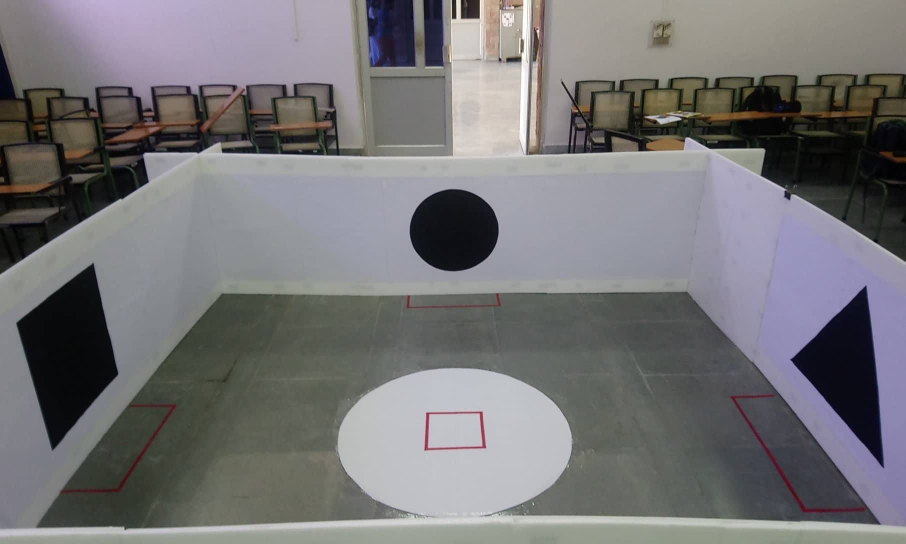
#> input picture arena_img.jpeg, 1811 x 1088 px, given in place of the camera (shown at 1/2 size)
$ python phototron.py   (older library calls are emulated)
#> lines starting #> are read from the running program, lines starting #| are printed output that depends on the picture; after the words box and inside, x2 and y2 are one past the last pixel; in counts of white or black regions, pixels touching at a corner belong together
import numpy as np
import cv2
import serial
import time

arduino = serial.Serial("COM4",9600)


def check(cnt):
	perimeter = cv2.arcLength(cnt, True)
	area = cv2.contourArea(cnt)
	circularity = 4*math.pi*(area/perimeter*perimeter)
	if 0.8 < circularity < 1.2:
		return 1
	else:
		return 0


def read():
	global arg
	frames = []
	cap = cv2.VideoCapture(1)
	i=1
	while True:
		_,frame = cap.read()
#> frame is the input picture: shape (1088, 1811, 3); mean B, G, R 117.9, 116, 117
		cv2.imshow('frame',frame)
		k = cv2.waitKey(5) & 0xFF
#> (key Esc is pressed here)
		if(k == 27):
			break

	img = frame
	cap.release()

	x,y,z = img.shape
#> x = 1088; y = 1811; z = 3
	gray = cv2.cvtColor(img,cv2.COLOR_BGR2GRAY)
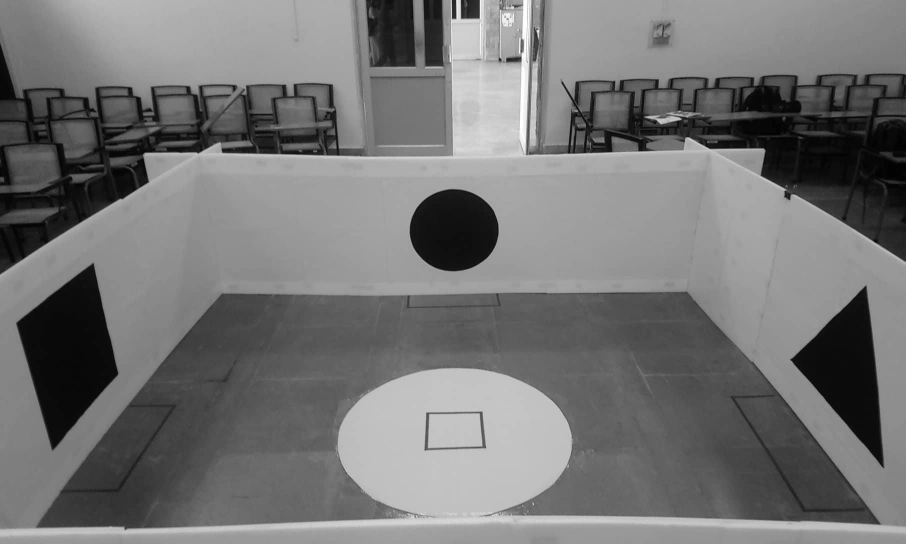
#> gray: shape (1088, 1811) (shown at 1/2 size); min 0, max 255, mean 116.5
	ret,thresh = cv2.threshold(gray,150,255,cv2.THRESH_BINARY_INV)
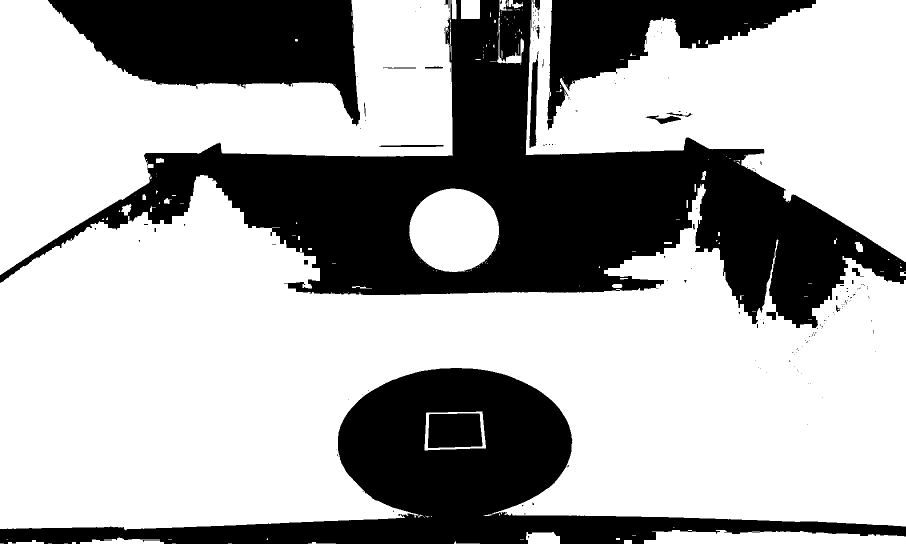
#> thresh: shape (1088, 1811) (shown at 1/2 size); 66.2% white; 186 black regions (163 under 20 px), largest, box (x1, y1, x2, y2) and area: (0, 0, 1811, 656) 346621, (0, 736, 1811, 1088) 168089, (96, 0, 720, 252) 90011

	cnt = []
	final = cv2.morphologyEx(thresh,cv2.MORPH_OPEN,(7,7))
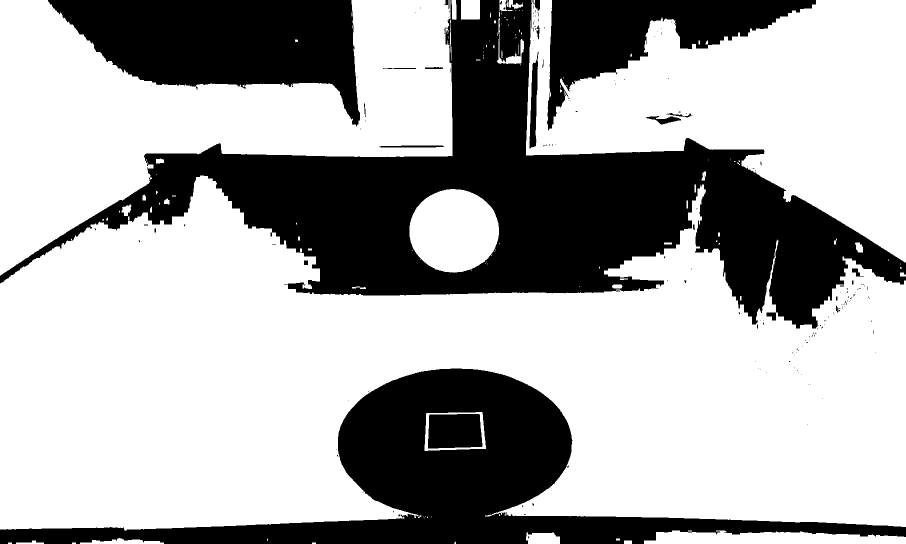
#> final: shape (1088, 1811) (shown at 1/2 size); 66.2% white; 182 black regions (159 under 20 px)
	_,contours,hierarchy = cv2.findContours(final, cv2.RETR_EXTERNAL,cv2.CHAIN_APPROX_NONE)#finding contours
#> contours = 127 contours, 91 with area under 20; largest, box (x1, y1, x2, y2) and area: (0, 351, 1811, 1062) 809742, (0, 0, 905, 551) 230559, (1052, 0, 1811, 525) 216191, (819, 378, 998, 545) 23204, (1288, 1061, 1811, 1088) 10276
	for i in range(len(contours)):
		if len(contours[i]) > len(cnt):
			cnt = contours[i]
#> this loop made 127 passes
#> after the loop, cnt = contour of 7690 points, box (x1, y1, x2, y2) (0, 351, 1811, 1062), area 809742
	x,y,w,h = cv2.boundingRect(cnt)
#> x = 0; y = 351; w = 1811; h = 711
	cv2.rectangle(img,(x,y),(x+w,y+h),(0,255,0),2)
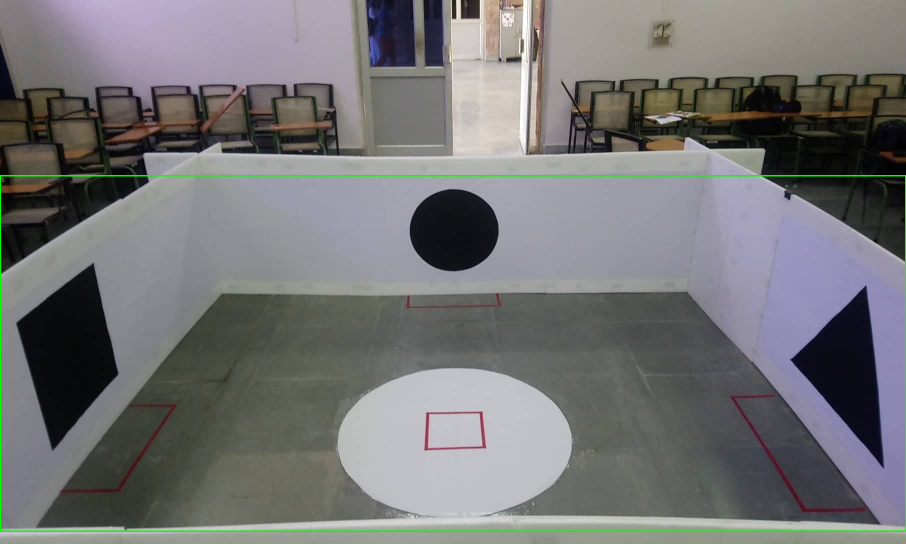
#> img: shape (1088, 1811, 3) (shown at 1/2 size); 0.66% of pixels changed, all inside (x1, y1, x2, y2) = (0, 350, 1811, 1064)
	epsilon = 0.01*cv2.arcLength(cnt,True)
#> epsilon = 81.32
	approx = cv2.approxPolyDP(cnt,epsilon,True)
#> approx = contour of 18 points, box (x1, y1, x2, y2) (0, 351, 1811, 1059), area 860526


	print(approx)
#> (printed output is left out)
	arg = len(approx)
#> arg = 18
	print(arg)
#| 18


def decide():
	global arg
	frames = []
	cap = cv2.VideoCapture(1)
	i=1
	while True:
		_,frame = cap.read()
		if i <= 50:
			frames.append(frame)
			i += 1
		if i > 50:
			break
	cap.release()
	img = frames[25]

	x,y,z = img.shape
	gray = cv2.cvtColor(img,cv2.COLOR_BGR2GRAY)
	ret,thresh = cv2.threshold(gray,150,255,cv2.THRESH_BINARY_INV)

	cnt = []
	final = cv2.morphologyEx(thresh,cv2.MORPH_OPEN,(7,7))
	_,contours,hierarchy = cv2.findContours(final, cv2.RETR_EXTERNAL,cv2.CHAIN_APPROX_NONE)#finding contours
	for i in range(len(contours)):
		if len(contours[i]) > len(cnt):
			cnt = contours[i]
	x,y,w,h = cv2.boundingRect(cnt)
	cv2.rectangle(img,(x,y),(x+w,y+h),(0,255,0),2)
	epsilon = 0.01*cv2.arcLength(cnt,True)
	approx = cv2.approxPolyDP(cnt,epsilon,True)

	print(len(approx))
	if(len(approx)==arg or (arg>12 and len(approx)>12)):
		print("found")
		cap.release()
		if(len(approx)==3 and arg<13 ):
			print("triangle")
			k = check(cnt)
			print(k)
			serial.write(b'c')

		elif(len(approx)==4 and arg<13):
			print("rectangle")
			k = check(cnt)
			print(k)
			serial.write(b'c')

		elif(len(approx)==5 and arg<13):
			print("pentagon")
			k = check(cnt)
			print(k)
			serial.write(b'c')

		elif(len(approx)==12 and arg<13):
			print("star")
			k = check(cnt)
			print(k)
			serial.write(b'c')

		elif(arg>12 and len(approx)>12):
			print("circle")
			k = check(cnt)
			print(k)
			serial.write(b'c')

	else:
		print("turn right")
		serial.write(b'g')
		#decide(arg)


read()
cv2.waitKey(3000)
decide()
